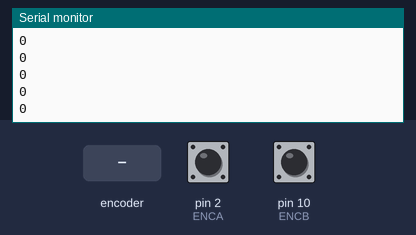
The sketch below on a simulated Arduino Uno, built with avr-gcc and run on an emulated ATmega328P. On the bench: the last lines printed to the serial monitor. The inputs (shaded band) are chosen by the test bench; at power-on: pin 2 (ENCA) HIGH, pin 10 (ENCB) HIGH.

Above: at 1.2 s.
1.3 s: rotary encoder on pin 2 (ENCA) / pin 10 (ENCB) turned 1 step (first pin leading)
At 1.9 s:
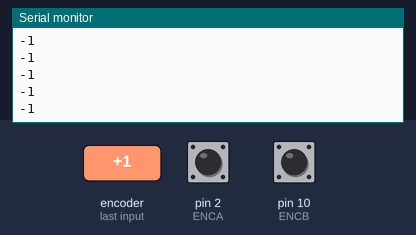
3.0 s: rotary encoder on pin 2 (ENCA) / pin 10 (ENCB) turned 1 step (first pin leading)
At 4.1 s:
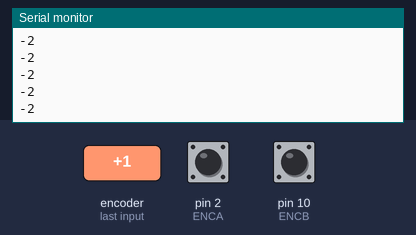
Timing chart, 0 to 6.0 s (numbered marks = the images above; inputs shaded):
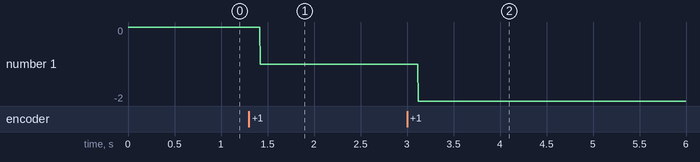

Measured:
- after the input at 1.3 s, the serial monitor: prints a new line after 0.12 s (image 1)
- after the input at 3.0 s, the serial monitor: prints a new line after 0.12 s (image 2)
- plotted number 1: 0 → -1 after the input at 1.3 s, -1 → -2 after the input at 3.0 s

The sketch:

encoder_interrupt_read.ino
```cpp
#define ENCA 2 // YELLOW
#define ENCB 10 // WHITE

volatile int posi = 0; // specify posi as volatile: https://www.arduino.cc/reference/en/language/variables/variable-scope-qualifiers/volatile/

void setup() {
  Serial.begin(9600);
  pinMode(ENCA,INPUT);
  pinMode(ENCB,INPUT);
  attachInterrupt(digitalPinToInterrupt(ENCA),readEncoder,RISING);
}

void loop() {
  // Read the position in an atomic block to avoid a potential
  // misread if the interrupt coincides with this code running
  // see: https://www.arduino.cc/reference/en/language/variables/variable-scope-qualifiers/volatile/
  int pos = 0;
  noInterrupts();
    pos = posi;
  interrupts();

  Serial.println(pos);
}

void readEncoder(){
  int b = digitalRead(ENCB);
  if(b > 0){
    posi++;
  }
  else{
    posi--;
  }
}


// #define la 2
// #define lb 3
// #define ra 10
// #define rb 11

// long lcount, rcount = 0;

// void lcounter(){
//   if (digitalRead(lb)) lcount++;
//   else lcount--;
// }
// void rcounter(){
//   if(digitalRead(rb)) rcount++;
//   else lcount--;
// }

// void setup() {
//   // put your setup code here, to run once:
//   pinMode(la, INPUT);
//   pinMode(lb, INPUT);
//   pinMode(ra, INPUT);
//   pinMode(rb, INPUT);

//   attachInterrupt(digitalPinToInterrupt(la), lcounter, RISING);
//   attachInterrupt(digitalPinToInterrupt(ra), rcounter, RISING);
//   Serial.begin(9600);

// }

// void loop() {
//   // put your main code here, to run repeatedly:
//   noInterrupts();
//   int LCount = lcount;
//   int RCount = rcount;
//   interrupts();
//   Serial.print(LCount);
//   Serial.print(" ");
//   Serial.println(RCount);
// }
```
